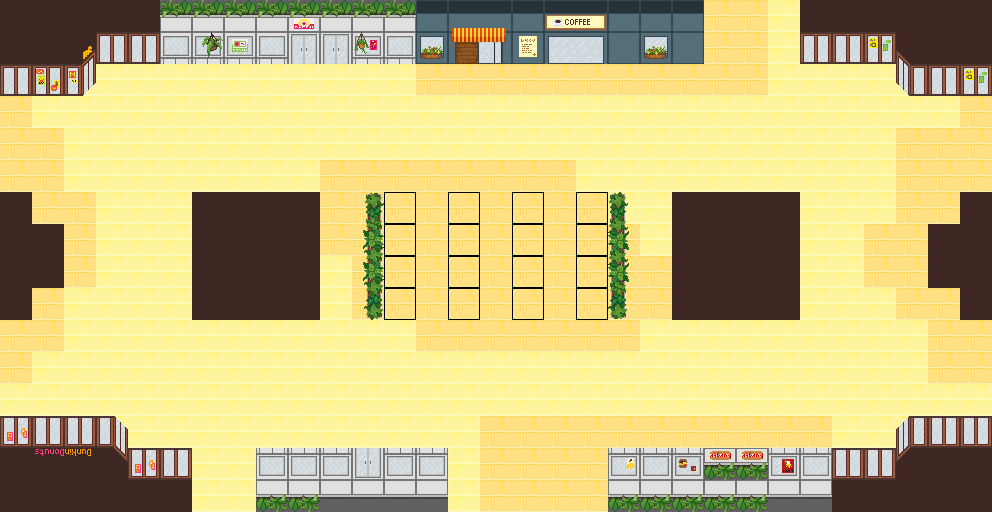

This game map was drawn from its Tiled (.tmx) file and the tilesets committed beside it. A one-line description and the full map source follow:
An orthogonal 31x16 tile map with 32x32 px tiles, 3 tile layers (Tile Layer 1, Tile Layer 2, Tile Layer 3), 4 tilesets.

<map version="1.10" tiledversion="1.10.2" orientation="orthogonal" renderorder="right-down" width="31" height="16" tilewidth="32" tileheight="32" infinite="0" nextlayerid="4" nextobjectid="1">
 <tileset firstgid="1" name="pixil-frame-0 (7)" tilewidth="32" tileheight="32" tilecount="64" columns="8">
  <image source="pixil-frame-0 (7).png" width="256" height="256" />
 </tileset>
 <tileset firstgid="65" name="tilemap-pixilart (3)" tilewidth="32" tileheight="32" tilecount="64" columns="8">
  <image source="tilemap-pixilart (3).png" width="256" height="256" />
 </tileset>
 <tileset firstgid="129" name="tilemap-pixilart (5)" tilewidth="32" tileheight="32" tilecount="64" columns="8">
  <image source="tilemap-pixilart (5).png" width="256" height="256" />
 </tileset>
 <tileset firstgid="193" name="cafe-storefront-pixilart" tilewidth="32" tileheight="32" tilecount="18" columns="9">
  <image source="cafe-storefront-pixilart.png" width="288" height="64" />
 </tileset>
 <layer id="1" name="Tile Layer 1" width="31" height="16">
  <data encoding="csv">
54,54,54,54,54,54,54,54,54,54,54,54,54,1,1,54,54,54,54,54,54,2,53,53,54,54,54,54,54,54,54,
54,54,54,54,54,54,54,54,54,54,54,54,54,10,10,54,54,54,54,54,54,10,53,53,54,54,54,54,54,54,54,
54,54,54,54,54,54,54,54,54,54,54,54,54,54,54,53,53,53,53,53,53,53,53,53,54,54,54,54,54,54,54,
53,54,54,54,54,54,54,54,54,54,54,54,54,54,54,54,54,54,54,54,54,54,54,54,54,54,54,54,54,54,53,
53,53,54,54,54,54,54,54,54,54,54,54,54,54,54,54,54,54,54,54,54,54,54,54,54,54,54,54,53,53,53,
53,53,54,54,54,54,54,54,54,54,53,53,53,53,53,53,53,53,54,54,54,54,54,54,54,54,54,54,53,53,53,
53,53,53,54,54,54,54,54,54,53,53,53,53,53,53,53,53,53,53,54,54,54,54,54,54,54,54,54,53,53,53,
53,53,53,54,54,54,54,54,54,53,53,53,53,53,53,53,53,53,53,53,54,54,54,54,54,54,54,53,53,53,53,
53,53,53,54,54,54,54,54,54,54,54,53,53,53,53,53,53,53,53,53,53,54,54,54,54,54,54,53,53,53,53,
53,53,54,54,54,54,54,54,54,54,54,53,53,53,53,53,53,53,53,53,53,54,54,54,54,54,54,54,53,53,53,
53,53,54,54,54,54,54,54,54,54,54,54,54,53,53,53,53,53,53,53,54,54,54,54,54,54,54,54,54,53,53,
53,54,54,54,54,54,54,54,54,54,54,54,54,54,54,54,54,54,54,54,54,54,54,54,54,54,54,54,54,53,53,
54,54,54,54,54,54,54,54,54,54,54,54,54,54,54,53,53,53,53,53,53,53,53,53,53,53,54,54,54,54,54,
54,54,54,54,54,54,54,54,54,54,54,54,54,54,54,53,53,53,53,54,54,82,54,54,54,54,54,54,54,54,54,
54,54,54,54,54,54,54,54,54,54,54,54,54,54,54,53,53,53,53,54,54,54,54,54,54,131,51,51,54,54,54,
59,59,59,59,59,59,0,0,11,11,12,12,12,12,0,0,0,0,0,11,11,11,11,11,12,12,59,59,59,59,59
</data>
 </layer>
 <layer id="2" name="Tile Layer 2" width="31" height="16">
  <data encoding="csv">
50,50,50,50,50,2,2,2,2,2,2,2,2,0,0,1,2,2,2,1,1,0,0,0,0,50,50,50,50,50,50,
50,50,90,58,58,10,141,156,10,9,9,148,10,0,0,10,10,9,10,10,10,0,0,0,0,58,58,41,49,50,50,
58,42,172,0,0,0,0,0,0,0,0,0,0,0,0,0,0,0,0,0,0,0,0,0,0,0,0,0,185,58,41,
0,0,0,0,0,0,0,0,0,0,0,0,0,0,0,0,0,0,0,0,0,0,0,0,0,0,0,0,0,0,0,
0,0,0,0,0,0,0,0,0,0,0,0,0,0,0,0,0,0,0,0,0,0,0,0,0,0,0,0,0,0,0,
0,0,0,0,0,0,0,0,0,0,0,0,0,0,0,0,0,0,0,0,0,0,0,0,0,0,0,0,0,0,0,
59,0,0,0,0,0,59,59,59,59,0,135,35,0,35,0,37,0,37,136,0,59,59,59,59,0,0,0,0,0,59,
59,59,0,0,0,0,59,59,59,59,0,143,35,0,35,0,37,0,37,144,0,59,59,59,59,0,0,0,0,59,59,
59,59,0,0,0,0,59,59,59,59,0,151,35,0,35,0,37,0,37,152,0,59,59,59,59,0,0,0,0,59,59,
59,0,0,0,0,0,59,59,59,59,0,159,35,0,35,0,37,0,37,160,0,59,59,59,59,0,0,0,0,0,59,
0,0,0,0,0,0,0,0,0,0,0,0,0,0,0,0,0,0,0,0,0,0,0,0,0,0,0,0,0,0,0,
0,0,0,0,0,0,0,0,0,0,0,0,0,0,0,0,0,0,0,0,0,0,0,0,0,0,0,0,0,0,0,
182,182,182,182,0,0,0,0,0,0,0,0,0,0,0,182,182,182,182,182,182,182,182,182,182,182,0,0,182,182,182,
173,178,178,179,182,182,182,0,182,182,182,182,182,182,0,0,0,0,0,181,181,181,181,181,181,181,182,182,180,51,51,
59,59,59,187,173,178,0,0,131,131,131,132,131,131,0,0,0,0,0,147,131,146,11,11,145,131,51,51,33,59,59,
0,0,0,0,0,0,182,182,0,0,0,0,0,0,182,181,181,181,181,0,0,0,0,0,0,0,0,0,0,0,0
</data>
 </layer>
 <layer id="3" name="Tile Layer 3" width="31" height="16">
  <data encoding="csv">
0,0,0,0,0,0,0,0,0,155,0,0,0,193,194,195,201,197,198,201,201,201,0,0,0,0,0,0,0,0,0,
0,0,0,0,0,0,0,0,0,0,0,0,0,202,203,204,205,206,207,210,209,210,0,0,0,0,0,0,0,0,0,
0,0,0,0,0,0,0,0,0,0,0,0,0,53,53,0,0,0,0,0,0,0,0,0,0,0,0,0,0,0,0,
0,0,0,0,0,0,0,0,0,0,0,0,0,0,0,0,0,0,0,0,0,0,0,0,0,0,0,0,0,0,0,
0,0,0,0,0,0,0,0,0,0,0,0,0,0,0,0,0,0,0,0,0,0,0,0,0,0,0,0,0,0,0,
0,0,0,0,0,0,0,0,0,0,0,0,0,0,0,0,0,0,0,0,0,0,0,0,0,0,0,0,0,0,0,
0,0,0,0,0,0,0,0,0,0,0,135,0,0,0,0,0,0,0,0,0,0,0,0,0,0,0,0,0,0,0,
0,0,0,0,0,0,0,0,0,0,0,143,0,0,0,0,0,0,0,0,0,0,0,0,0,0,0,0,0,0,0,
0,0,0,0,0,0,0,0,0,0,0,0,0,0,0,0,0,0,0,0,0,0,0,0,0,0,0,0,0,0,0,
0,0,0,0,0,0,0,0,0,0,0,0,0,0,0,0,0,0,0,0,0,0,0,0,0,0,0,0,0,0,0,
0,0,0,0,0,0,0,0,0,0,0,0,0,0,0,0,0,0,0,0,0,0,0,0,0,0,0,0,0,0,0,
0,0,0,0,0,0,0,0,0,0,0,0,0,0,0,0,0,0,0,0,0,0,0,0,0,0,0,0,0,0,0,
0,0,0,0,0,0,0,0,0,0,0,0,0,0,0,0,0,0,0,0,0,0,0,0,0,0,0,0,0,0,0,
0,0,0,0,0,0,0,0,0,0,0,0,0,0,0,0,0,0,0,0,0,0,0,0,0,0,0,0,0,0,0,
0,163,164,0,0,0,0,0,0,0,0,0,0,0,0,0,0,0,0,0,0,0,165,165,0,0,0,0,0,0,0,
0,0,0,0,0,0,0,0,0,0,0,0,0,0,0,0,0,0,0,0,0,0,0,0,0,0,0,0,0,0,0
</data>
 </layer>
</map>
